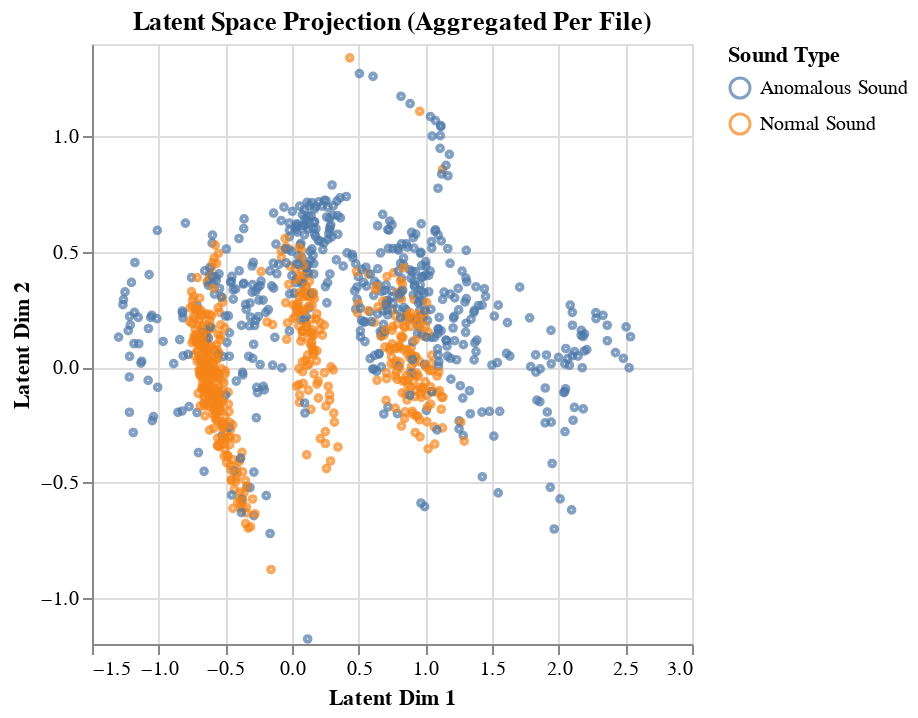

The notebook cell saved with this chart:
### Code cell
# Plot 2D scatter plot using Altair library
# Create the DataFrame
source = pd.DataFrame(
    np.c_[latent_means, val_labels],
    columns=["feature_x", "feature_y", "label"]
)

# Map 0/1 to descriptive labels
label_map = {0: "Normal Sound", 1: "Anomalous Sound"}
source["label"] = source["label"].map(lambda x: label_map[int(x)])

# Create interactive brush
brush = alt.selection_interval()

# Build the scatter plot
chart = alt.Chart(source).add_params(brush).mark_point(size=8).encode(
    x=alt.X("feature_x", title="Latent Dim 1"),
    y=alt.Y("feature_y", title="Latent Dim 2"),
    color=alt.condition(
        brush,
        alt.Color("label:N", legend=alt.Legend(title="Sound Type")),
        alt.value("lightgrey")
    )
).properties(
    title="Latent Space Projection (Aggregated Per File)"
).configure_title(anchor="middle")

chart.display()

### Figure 1 — Vega-Lite specification as saved in the notebook (floating-point values rounded to 4 significant figures; data arrays with more than 128 entries replaced by an {"elided": "..."} marker saying what was removed)
{"config": {"view": {"continuousWidth": 300, "continuousHeight": 300}, "title": {"anchor": "middle"}}, "data": {"name": "data-5057936d514e392edbdca6e65da3c60d"}, "mark": {"type": "point", "size": 8}, "encoding": {"color": {"condition": {"param": "param_1", "field": "label", "legend": {"title": "Sound Type"}, "type": "nominal"}, "value": "lightgrey"}, "x": {"field": "feature_x", "title": "Latent Dim 1", "type": "quantitative"}, "y": {"field": "feature_y", "title": "Latent Dim 2", "type": "quantitative"}}, "params": [{"name": "param_1", "select": {"type": "interval"}}], "title": "Latent Space Projection (Aggregated Per File)", "$schema": "https://vega.github.io/schema/vega-lite/v5.20.1.json", "datasets": {"data-5057936d514e392edbdca6e65da3c60d": {"elided": "1069 records"}}}
